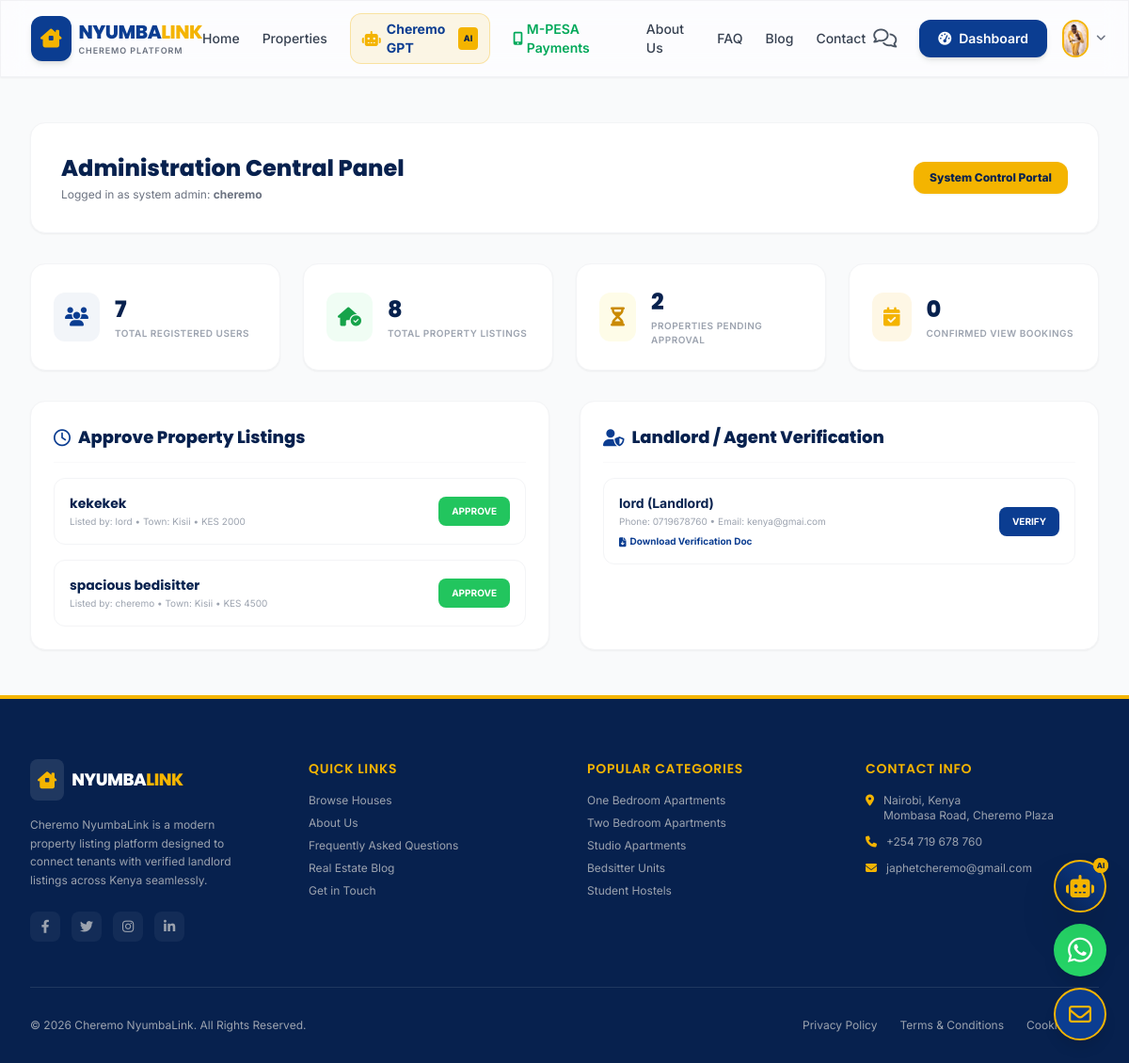
/users/dashboard/admin/ (signed in), run on an earlier commit of the app's database.
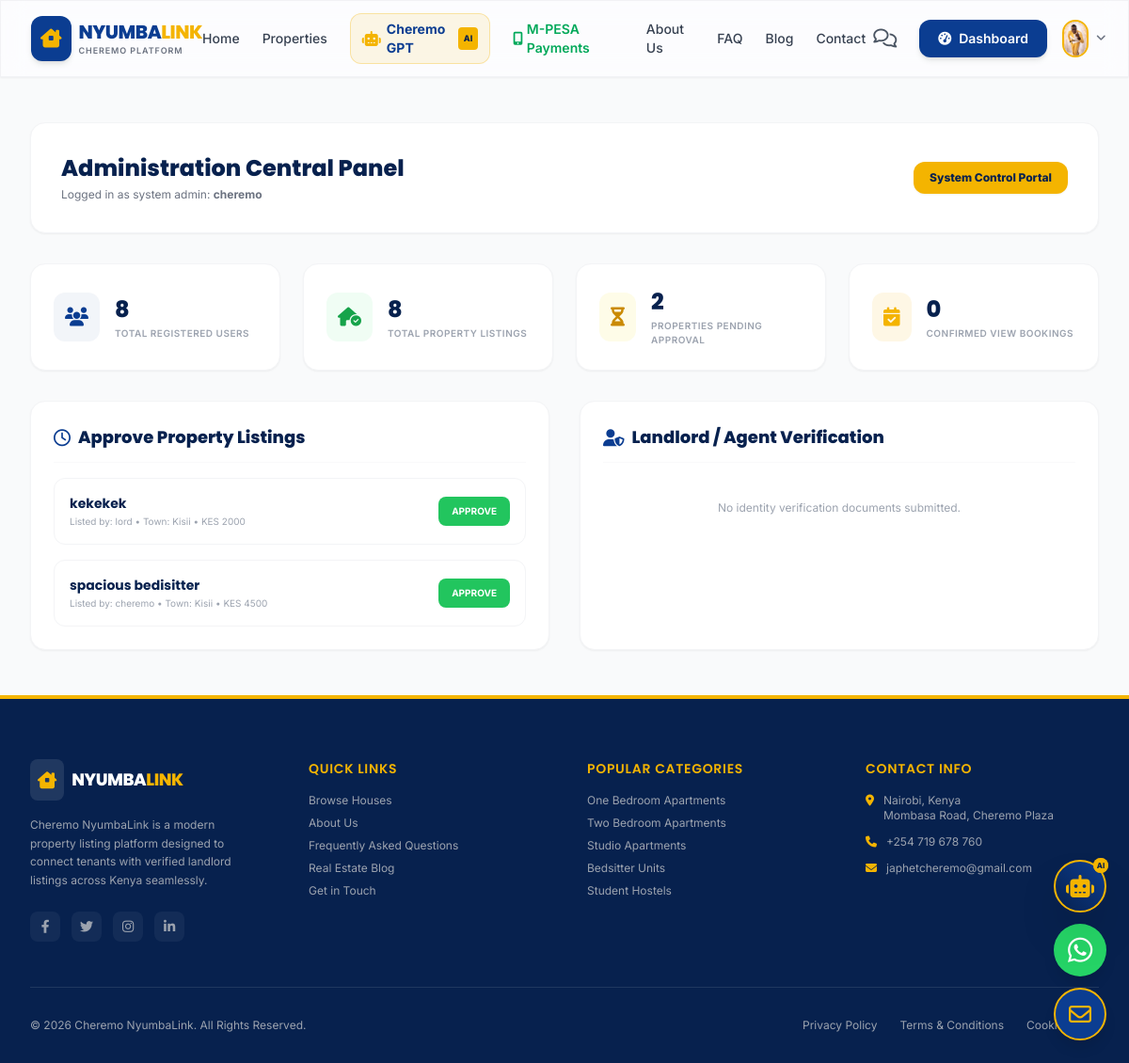
And on a later commit of the database.
### properties/models.py (models this page shows, shortened)
class Property(models.Model):
    CATEGORY_CHOICES = [
        ('bedsitter', 'Bedsitter'),
        ('single_room', 'Single Room'),
        ('studio', 'Studio Apartment'),
        ('one_bedroom', 'One Bedroom'),
        ('two_bedroom', 'Two Bedroom'),
        ('three_bedroom', 'Three Bedroom'),
        ('apartment', 'Apartment'),
        ('maisonette', 'Maisonette'),
        ('villa', 'Villa'),
        ('bungalow', 'Bungalow'),
        ('hostel', 'Hostel'),
        ('office', 'Office'),
        ('shop', 'Shop'),
        ('warehouse', 'Warehouse'),
        ('commercial', 'Commercial Property'),
        ('land', 'Land'),
        ('holiday_home', 'Holiday Home'),
    ]
    STATUS_CHOICES = [
        ('available', 'Available'),
        ('occupied', 'Occupied'),
        ('booked', 'Booked'),
        ('pending', 'Pending Approval'),
        ('renovation', 'Under Renovation'),
    ]
    title = models.CharField(max_length=200)
    description = models.TextField()
    category = models.CharField(max_length=50, choices=CATEGORY_CHOICES)
    property_type = models.CharField(max_length=50, default='Rental')
    monthly_rent = models.DecimalField(max_digits=10, decimal_places=2)
    deposit = models.DecimalField(max_digits=10, decimal_places=2)
    service_charge = models.DecimalField(max_digits=10, decimal_places=2, default=0.00)
    bedrooms = models.IntegerField(default=0)
    bathrooms = models.IntegerField(default=0)
    square_footage = models.IntegerField(blank=True, null=True)
    floor_number = models.IntegerField(default=0)
    county = models.CharField(max_length=100)
    town = models.CharField(max_length=100)
    estate = models.CharField(max_length=100)
    address = models.CharField(max_length=255)
    latitude = models.DecimalField(max_digits=9, decimal_places=6, blank=True, null=True)
    longitude = models.DecimalField(max_digits=9, decimal_places=6, blank=True, null=True)
    amenities = models.ManyToManyField(Amenity, blank=True)
    created_by = models.ForeignKey(settings.AUTH_USER_MODEL, on_delete=models.CASCADE, related_name='properties')
    status = models.CharField(max_length=20, choices=STATUS_CHOICES, default='pending')
    video_url = models.URLField(blank=True, null=True, help_text="YouTube or external video tour URL")
    house_rules = models.TextField(blank=True, null=True, help_text="No pets, late gate entry guidelines, etc.")
    nearby_schools = models.CharField(max_length=255, blank=True, null=True)
    nearby_hospitals = models.CharField(max_length=255, blank=True, null=True)
    nearby_shopping = models.CharField(max_length=255, blank=True, null=True)
    nearby_bus_stops = models.CharField(max_length=255, blank=True, null=True)
    date_posted = models.DateTimeField(auto_now_add=True)
    class Meta:
        verbose_name_plural = "Properties"
        ordering = ['-date_posted']

### users/models.py (models this page shows, shortened)
class CustomUser(AbstractUser):
    ROLE_TENANT = 'tenant'
    ROLE_LANDLORD = 'landlord'
    ROLE_AGENT = 'agent'
    ROLE_ADMIN = 'admin'
    ROLE_CHOICES = [
        (ROLE_TENANT, 'Tenant'),
        (ROLE_LANDLORD, 'Landlord'),
        (ROLE_AGENT, 'Property Agent'),
        (ROLE_ADMIN, 'Administrator'),
    ]
    role = models.CharField(max_length=20, choices=ROLE_CHOICES, default=ROLE_TENANT)
    phone = models.CharField(max_length=20, blank=True, null=True)
    profile_picture = models.ImageField(upload_to='profile_pics/', blank=True, null=True)
    bio = models.TextField(blank=True, null=True)
    is_verified = models.BooleanField(default=False)
    verification_document = models.FileField(upload_to='verification_docs/', blank=True, null=True)

### users/views.py (the view)
# urls.py: path('dashboard/admin/', views.admin_dashboard, name='admin_dashboard'),
@login_required
def admin_dashboard(request):
    if not request.user.is_superuser and request.user.role != CustomUser.ROLE_ADMIN:
        messages.error(request, "Access denied. Admin privileges required.")
        return redirect('dashboard_redirect')
    pending_properties = Property.objects.filter(status='pending')
    pending_verifications = CustomUser.objects.filter(
        role__in=[CustomUser.ROLE_LANDLORD, CustomUser.ROLE_AGENT],
        is_verified=False
    ).exclude(verification_document='')
    all_users = CustomUser.objects.all()
    all_properties = Property.objects.all()
    stats = {
        'total_users': all_users.count(),
        'total_properties': all_properties.count(),
        'pending_approvals': pending_properties.count(),
        'active_bookings': Booking.objects.filter(status='confirmed').count()
    }
    context = {
        'pending_properties': pending_properties,
        'pending_verifications': pending_verifications,
        'all_users': all_users,
        'all_properties': all_properties,
        'stats': stats
    }
    return render(request, 'users/admin_dashboard.html', context)

### templates/users/admin_dashboard.html (shortened to what the changed rows need)
{% extends 'base.html' %}
{% block content %}
<section class="py-12 bg-gray-50 flex-grow">
    <div class="max-w-7xl mx-auto px-4 sm:px-6 lg:px-8">
        <div class="bg-white rounded-2xl shadow-sm border border-gray-100 p-6 md:p-8 flex flex-col md:flex-row items-center justify-between gap-6 mb-8">
            <div>
                <h1 class="text-xl md:text-2xl font-extrabold text-brandDark font-poppins">Administration Central Panel</h1>
            </div>
        </div>
        <div class="grid grid-cols-2 lg:grid-cols-4 gap-6 mb-8">
            <div class="bg-white rounded-2xl border border-gray-100 p-6 shadow-sm flex items-center gap-4">
                <div>
                    <span class="block text-2xl font-extrabold text-brandDark font-poppins">{{ stats.total_users }}</span>
                    <span class="text-[10px] text-gray-400 font-semibold uppercase tracking-wider block mt-0.5">Total Registered Users</span>
                </div>
            </div>
        </div>
        <div class="grid grid-cols-1 lg:grid-cols-2 gap-8">
            <div class="bg-white rounded-2xl shadow-sm border border-gray-100 p-6">
                {% if pending_properties %}
                <div class="space-y-4">
                    {% for property in pending_properties %}
                    <div class="p-4 rounded-xl border border-gray-100 flex items-center justify-between gap-4">
                        <div class="flex flex-col min-w-0">
                            <h4 class="font-bold text-sm text-brandDark truncate"><a href="{% url 'property_detail' property.id %}" target="_blank" class="hover:text-brandBlue">{{ property.title }}</a></h4>
                            <span class="text-[10px] text-gray-400 mt-0.5">Listed by: {{ property.created_by.username }} &bull; Town: {{ property.town }} &bull; KES {{ property.monthly_rent|floatformat:0 }}</span>
                        </div>
                        <div class="flex items-center gap-2">
                            <a href="{% url 'approve_property' property.id %}" class="px-3.5 py-2 bg-green-500 hover:bg-green-600 text-white text-[10px] font-bold uppercase rounded-lg transition">Approve</a>
                        </div>
                    </div>
                    {% endfor %}
                </div>
                {% else %}
                <p class="text-xs text-gray-400 py-6 text-center">There are no property listings awaiting moderation.</p>
                {% endif %}
            </div>
            <div class="bg-white rounded-2xl shadow-sm border border-gray-100 p-6">
                <h3 class="font-extrabold text-lg text-brandDark font-poppins mb-4 flex items-center gap-2 border-b border-gray-50 pb-3"><i class="fa-solid fa-user-shield text-brandBlue"></i> Landlord / Agent Verification</h3>
                {% if pending_verifications %}
                <div class="space-y-4">
                    {% for u in pending_verifications %}
                    <div class="p-4 rounded-xl border border-gray-100 flex items-center justify-between gap-4">
                        <div class="flex flex-col min-w-0">
                            <span class="font-bold text-sm text-brandDark truncate">{{ u.username }} ({{ u.get_role_display }})</span>
                            <span class="text-[10px] text-gray-400 mt-0.5">Phone: {{ u.phone }} &bull; Email: {{ u.email }}</span>
                            <a href="{{ u.verification_document.url }}" download class="text-[10px] text-brandBlue hover:underline font-bold mt-1.5 flex items-center gap-1"><i class="fa-solid fa-file-arrow-down"></i> Download Verification Doc</a>
                        </div>
                        <div class="flex items-center gap-2">
                            <a href="{% url 'verify_user' u.id %}" class="px-3.5 py-2 bg-brandBlue hover:bg-brandDark text-white text-[10px] font-bold uppercase rounded-lg transition">Verify</a>
                        </div>
                    </div>
                    {% endfor %}
                </div>
                {% else %}
                <p class="text-xs text-gray-400 py-6 text-center">No identity verification documents submitted.</p>
                {% endif %}
            </div>
        </div>
    </div>
</section>
{% endblock %}

What changed in the data, as far as the page shows it:
no longer on this page (row edited): CustomUser: username "lord", role "Landlord", phone "0719678760", email "kenya@gmai.com"
Also different on the page:
{{ stats.total_users }}: "7" → "8"
text now shown: "No identity verification documents submitted."
